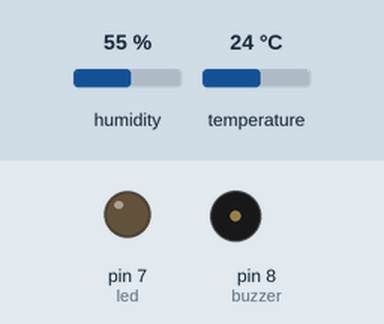
The sketch below on a simulated Arduino Uno, built with avr-gcc and run on an emulated ATmega328P. Shown: output pins drawn as LEDs (lit = HIGH), buzzer (waves = sounding, pin HIGH). Inputs (shaded band) come from the test bench; at power-on: temperature 24 °C, humidity 55 %.

Above: at 2.8 s.
2.9 s: temperature set to 29 °C
5.6 s: temperature set to 32 °C
At 7.1 s:
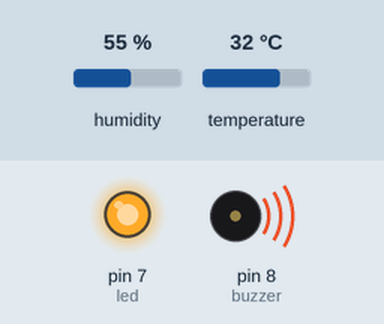
8.3 s: temperature set to 12 °C
At 10.7 s:
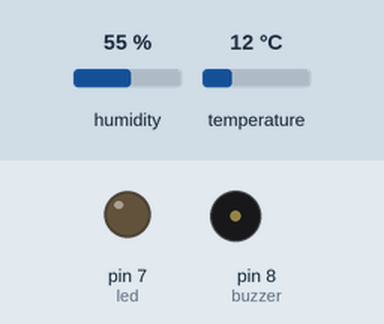
11.6 s: temperature set to 33 °C
At 13.1 s:
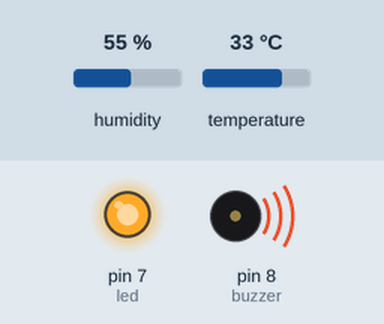
Timing chart, 0 to 14.6 s (numbered marks = the images above; inputs shaded):
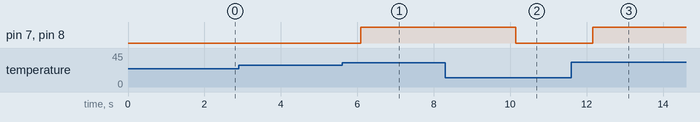

Measured:
- the behaviour switches between 30 and 31 °C on temperature (found by bisection; images 0 and 1)
- after the input at 2.9 s, every drawn part: stays the same
- after the input at 5.6 s, pin 7 (led), pin 8 (buzzer): LOW → HIGH after 0.49 s
- after the input at 8.3 s, pin 7 (led), pin 8 (buzzer): HIGH → LOW after 1.8 s
- after the input at 11.6 s, pin 7 (led), pin 8 (buzzer): LOW → HIGH after 0.56 s

The sketch:

temperature_alert.ino
```cpp
#include <DHT.h>
DHT dht(2, DHT11);
int led = 7;
int buzzer = 8;
void setup() {
  pinMode(led, OUTPUT);
  pinMode(buzzer, OUTPUT);
  dht.begin();
}

void loop() {
  float temp = dht.readTemperature();

  if (temp > 30) {
    digitalWrite(led, HIGH);
    digitalWrite(buzzer, HIGH);
  }
  else {
    digitalWrite(led, LOW);
    digitalWrite(buzzer, LOW);
  }

  delay(2000);
}
```
